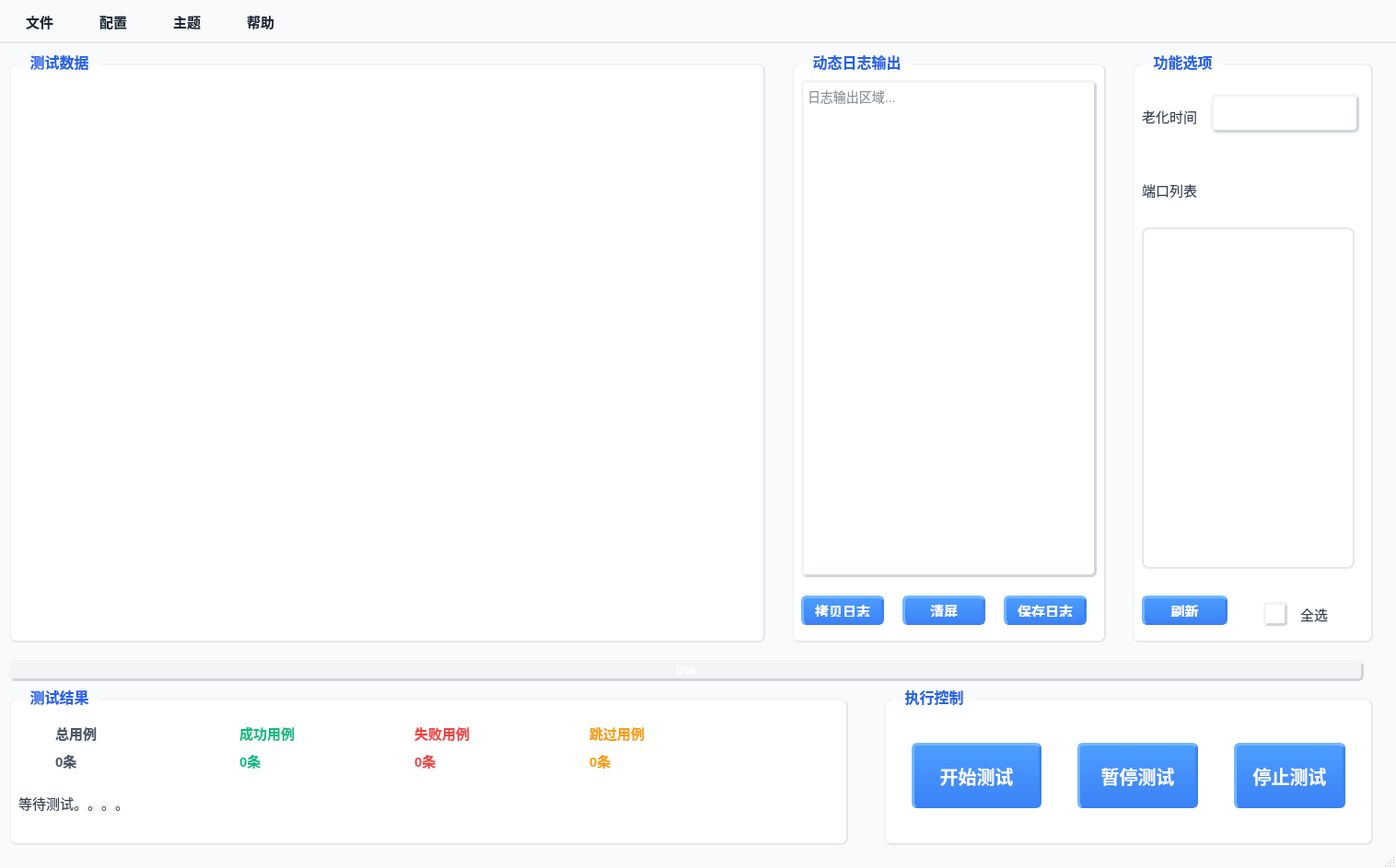
<?xml version="1.0" encoding="UTF-8"?>
<ui version="4.0">
 <class>main_window</class>
 <widget class="QMainWindow" name="main_window">
  <property name="geometry">
   <rect>
    <x>0</x>
    <y>0</y>
    <width>1516</width>
    <height>943</height>
   </rect>
  </property>
  <property name="sizePolicy">
   <sizepolicy hsizetype="Fixed" vsizetype="Fixed">
    <horstretch>0</horstretch>
    <verstretch>0</verstretch>
   </sizepolicy>
  </property>
  <property name="windowTitle">
   <string>灵巧手自动化测试界面</string>
  </property>
  <property name="styleSheet">
   <string notr="true">
/* 主窗口基础样式 */
QMainWindow {background-color: #f9fafb;}

/* 分组框样式（保持原有） */
QGroupBox {
    font-size: 16px;
    font-weight: 600;
    color: #1f2937;
    border: 2px solid #e5e7eb;
    border-top-color: #f3f4f6;
    border-left-color: #f3f4f6;
    border-radius: 8px;
    margin-top: 12px;
    background-color: #ffffff;
    padding-top: 8px;
}
QGroupBox::title {
    subcontrol-origin: margin;
    left: 10px;
    padding: 0 10px;
    color: #2563eb;
    font-size: 17px;
    font-weight: 700;
}

/* 按钮样式（保持原有） */
QPushButton {
    background: qlineargradient(x1:0,y1:0,x2:0,y2:1,stop:0 #4d9eff,stop:1 #3b82f6);
    color: white;
    border: 3px solid;
    border-color: #73b6ff #3b82f6 #3b82f6 #73b6ff;
    border-radius: 6px;
    padding: 6px 12px;
    font-size: 15px;
    font-weight: 500;
}
QPushButton:hover {
    background: qlineargradient(x1:0,y1:0,x2:0,y2:1,stop:0 #73b6ff,stop:1 #4d9eff);
    border-color: #99ccff #4d9eff #4d9eff #99ccff;
}
QPushButton:pressed {
    background: qlineargradient(x1:0,y1:0,x2:0,y2:1,stop:0 #2563eb,stop:1 #1e40af);
    border-color: #2563eb #4d9eff #4d9eff #2563eb;
    padding-left: 8px;
    padding-top: 8px;
}
QPushButton#start_test_btn, QPushButton#pause_test_btn, QPushButton#stop_test_btn {
    font-size: 20px;
    font-weight: 600;
}

/* 标签样式（保持原有） */
QLabel {
    font-size: 15px;
    color: #374151;
}
QLabel#total_case_label, QLabel#total_case_value {color: #4b5563; font-weight: 600;}
QLabel#success_case_label, QLabel#success_case_value {color: #10b981; font-weight: 600;}
QLabel#fail_case_label, QLabel#fail_case_value {color: #ef4444; font-weight: 600;}
QLabel#skip_case_label, QLabel#skip_case_value {color: #f59e0b; font-weight: 600;}

/* 下拉框样式（保持原有） */
QComboBox {
    border: 3px solid;
    border-color: #f3f4f6 #d1d5db #d1d5db #f3f4f6;
    border-radius: 6px;
    padding: 4px 8px;
    background-color: white;
    min-height: 28px;
    font-size: 15px;
}
QComboBox::drop-down {border: none;}
QComboBox::down-arrow {width: 14px; height: 14px;}
QComboBox QAbstractItemView {
    border: 3px solid #3b82f6;
    border-color: #73b6ff #3b82f6 #3b82f6 #73b6ff;
    border-radius: 6px;
    background-color: white;
    selection-background-color: #e6f2ff;
    selection-color: #2563eb;
    font-size: 15px;
}

/* 复选框样式（优化：匹配整体风格+解决贴边） */
QCheckBox {
    font-size: 15px;
    color: #374151;
    padding: 8px 12px;
    margin: 4px 0;
    border-radius: 6px;
}
QCheckBox::indicator {
    width: 20px;
    height: 20px;
    border: 3px solid;
    border-color: #f3f4f6 #d1d5db #d1d5db #f3f4f6;
    border-radius: 4px;
    background-color: white;
    margin-right: 8px;
}
QCheckBox::indicator:checked {background-color: #3b82f6;}
QCheckBox::indicator:hover {
    border-color: #d1d5db #9ca3af #9ca3af #d1d5db;
}
/* 端口列表复选框特殊样式 */
QCheckBox#port_checkbox {
    background-color: #ffffff;
    border: 1px solid #e5e7eb;
}
QCheckBox#port_checkbox:hover {
    background-color: #f9fafb;
    border-color: #d1d5db;
}

/* 表格样式（保持原有） */
QTableWidget {
    border: 3px solid;
    border-color: #f3f4f6 #d1d5db #d1d5db #f3f4f6;
    border-radius: 6px;
    background-color: white;
    gridline-color: #e5e7eb;
    font-size: 15px;
    stretch: 1;
}
QTableWidget::item {padding: 20px;}
QTableWidget::item:selected {
    background-color: #e6f2ff;
    color: #2563eb;
}
QHeaderView::section {
    background: qlineargradient(x1:0,y1:0,x2:0,y2:1,stop:0 #f3f4f6,stop:1 #e5e7eb);
    border: none;
    border-bottom: 2px solid #d1d5db;
    padding: 8px;
    font-weight: 600;
    color: #2563eb;
    border-radius: 4px;
    font-size: 15px;
}

/* 日志框样式（保持原有） */
QTextEdit#log_text_edit {
    border: 3px solid;
    border-color: #f3f4f6 #d1d5db #d1d5db #f3f4f6;
    border-radius: 6px;
    background-color: #ffffff;
    font-family: &quot;Consolas&quot;, &quot;Monaco&quot;, monospace;
    font-size: 14px;
    color: #1f2937;
}

/* 进度条样式（保持原有） */
QProgressBar {
    border: 3px solid;
    border-color: #f3f4f6 #d1d5db #d1d5db #f3f4f6;
    border-radius: 6px;
    text-align: center;
    background-color: #f3f4f6;
    font-size: 15px;
    color: #ffffff;
    font-weight: 600;
}
QProgressBar::chunk {
    background: qlineargradient(x1:0,y1:0,x2:1,y2:0,stop:0 #4d9eff,stop:1 #3b82f6);
    border-radius: 4px;
    border: 1px solid #3b82f6;
}

/* ========== 重点优化：菜单栏样式 ========== */
QMenuBar {
    background-color: #f9fafb;
    border-bottom: 2px solid #e5e7eb;
    font-size: 15px;
    font-weight: 500;
    color: #1f2937;
}
QMenuBar::item {
    padding: 8px 18px;
    margin: 2px;
    border-radius: 6px;
    color: #1f2937;
    background-color: transparent;
    border: 2px solid transparent;
}
QMenuBar::item:selected {
    background: qlineargradient(x1:0,y1:0,x2:0,y2:1,stop:0 #4d9eff,stop:1 #3b82f6);
    color: white;
    border-color: #73b6ff #3b82f6 #3b82f6 #73b6ff;
}
QMenu {
    background-color: #ffffff;
    border: 2px solid #e5e7eb;
    border-radius: 8px;
    padding: 8px 0;
    font-size: 15px;
    color: #1f2937;
}
QMenu::item {
    padding: 8px 28px;
    margin: 0 4px;
    border-radius: 6px;
    color: #1f2937;
    border: 2px solid transparent;
}
QMenu::item:selected {
    background: qlineargradient(x1:0,y1:0,x2:0,y2:1,stop:0 #4d9eff,stop:1 #3b82f6);
    color: white;
    border-color: #73b6ff #3b82f6 #3b82f6 #73b6ff;
}
QMenu::separator {
    height: 2px;
    background-color: #e5e7eb;
    margin: 6px 10px;
}

/* ========== 端口列表滚动区域样式 ========== */
QScrollArea#port_scroll_area {
    border: none;
    background-color: transparent;
}
QScrollArea#port_scroll_area QWidget#scroll_content_widget {
    border: 2px solid #e5e7eb;
    border-radius: 8px;
    background-color: #ffffff;
    padding: 10px;
}
QScrollBar:vertical {
    width: 8px;
    background-color: #f3f4f6;
    border-radius: 4px;
    margin: 0 2px;
}
QScrollBar::handle:vertical {
    background-color: #d1d5db;
    border-radius: 4px;
    min-height: 30px;
}
QScrollBar::handle:vertical:hover {
    background-color: #9ca3af;
}
QScrollBar::add-line:vertical, QScrollBar::sub-line:vertical {
    height: 0;
}
   </string>
  </property>
  <widget class="QWidget" name="central_widget">
   <widget class="QGroupBox" name="test_data_group">
    <property name="geometry">
     <rect>
      <x>10</x>
      <y>10</y>
      <width>821</width>
      <height>641</height>
     </rect>
    </property>
    <property name="title">
     <string>测试数据</string>
    </property>
   </widget>
   <widget class="QGroupBox" name="log_output_group">
    <property name="geometry">
     <rect>
      <x>860</x>
      <y>10</y>
      <width>341</width>
      <height>641</height>
     </rect>
    </property>
    <property name="title">
     <string>动态日志输出</string>
    </property>
    <widget class="QTextEdit" name="log_text_edit">
     <property name="geometry">
      <rect>
       <x>10</x>
       <y>30</y>
       <width>321</width>
       <height>540</height>
      </rect>
     </property>
     <property name="readOnly">
      <bool>true</bool>
     </property>
     <property name="placeholderText">
      <string>日志输出区域...</string>
     </property>
    </widget>
    <widget class="QPushButton" name="log_copy_btn">
     <property name="geometry">
      <rect>
       <x>10</x>
       <y>590</y>
       <width>90</width>
       <height>32</height>
      </rect>
     </property>
     <property name="text">
      <string>拷贝日志</string>
     </property>
    </widget>
    <widget class="QPushButton" name="log_clear_btn">
     <property name="geometry">
      <rect>
       <x>120</x>
       <y>590</y>
       <width>90</width>
       <height>32</height>
      </rect>
     </property>
     <property name="text">
      <string>清屏</string>
     </property>
    </widget>
    <widget class="QPushButton" name="log_save_btn">
     <property name="geometry">
      <rect>
       <x>230</x>
       <y>590</y>
       <width>90</width>
       <height>32</height>
      </rect>
     </property>
     <property name="text">
      <string>保存日志</string>
     </property>
    </widget>
   </widget>
   <widget class="QGroupBox" name="function_option_group">
    <property name="geometry">
     <rect>
      <x>1230</x>
      <y>10</y>
      <width>261</width>
      <height>641</height>
     </rect>
    </property>
    <property name="title">
     <string>功能选项</string>
    </property>
    <widget class="QLabel" name="aging_time_label">
     <property name="geometry">
      <rect>
       <x>10</x>
       <y>60</y>
       <width>69</width>
       <height>19</height>
      </rect>
     </property>
     <property name="text">
      <string>老化时间</string>
     </property>
    </widget>
    <widget class="QComboBox" name="aging_time_combo">
     <property name="geometry">
      <rect>
       <x>85</x>
       <y>45</y>
       <width>161</width>
       <height>42</height>
      </rect>
     </property>
    </widget>
    <widget class="QLabel" name="port_list_label">
     <property name="geometry">
      <rect>
       <x>10</x>
       <y>140</y>
       <width>69</width>
       <height>19</height>
      </rect>
     </property>
     <property name="text">
      <string>端口列表</string>
     </property>
    </widget>
    <widget class="QPushButton" name="refresh_btn">
     <property name="geometry">
      <rect>
       <x>10</x>
       <y>590</y>
       <width>93</width>
       <height>32</height>
      </rect>
     </property>
     <property name="text">
      <string>刷新</string>
     </property>
    </widget>
    <widget class="QCheckBox" name="select_all_check">
     <property name="geometry">
      <rect>
       <x>130</x>
       <y>590</y>
       <width>98</width>
       <height>41</height>
      </rect>
     </property>
     <property name="text">
      <string>全选</string>
     </property>
    </widget>
    <widget class="QScrollArea" name="port_scroll_area">
     <property name="geometry">
      <rect>
       <x>10</x>
       <y>190</y>
       <width>231</width>
       <height>371</height>
      </rect>
     </property>
     <property name="widgetResizable">
      <bool>true</bool>
     </property>
     <widget class="QWidget" name="scroll_content_widget">
      <property name="geometry">
       <rect>
        <x>0</x>
        <y>0</y>
        <width>231</width>
        <height>371</height>
       </rect>
      </property>
      <layout class="QVBoxLayout" name="port_list_Layout">
       <property name="spacing">
        <number>8</number>
       </property>
      </layout>
     </widget>
    </widget>
   </widget>
   <widget class="QProgressBar" name="test_progress_bar">
    <property name="geometry">
     <rect>
      <x>10</x>
      <y>670</y>
      <width>1471</width>
      <height>23</height>
     </rect>
    </property>
    <property name="value">
     <number>0</number>
    </property>
   </widget>
   <widget class="QGroupBox" name="test_result_group">
    <property name="geometry">
     <rect>
      <x>10</x>
      <y>700</y>
      <width>911</width>
      <height>171</height>
     </rect>
    </property>
    <property name="title">
     <string>测试结果</string>
    </property>
    <widget class="QLabel" name="total_case_label">
     <property name="geometry">
      <rect>
       <x>50</x>
       <y>40</y>
       <width>69</width>
       <height>19</height>
      </rect>
     </property>
     <property name="text">
      <string>总用例</string>
     </property>
    </widget>
    <widget class="QLabel" name="total_case_value">
     <property name="geometry">
      <rect>
       <x>50</x>
       <y>70</y>
       <width>69</width>
       <height>19</height>
      </rect>
     </property>
     <property name="text">
      <string>0条</string>
     </property>
    </widget>
    <widget class="QLabel" name="success_case_label">
     <property name="geometry">
      <rect>
       <x>250</x>
       <y>40</y>
       <width>69</width>
       <height>19</height>
      </rect>
     </property>
     <property name="text">
      <string>成功用例</string>
     </property>
    </widget>
    <widget class="QLabel" name="success_case_value">
     <property name="geometry">
      <rect>
       <x>250</x>
       <y>70</y>
       <width>69</width>
       <height>19</height>
      </rect>
     </property>
     <property name="text">
      <string>0条</string>
     </property>
    </widget>
    <widget class="QLabel" name="fail_case_label">
     <property name="geometry">
      <rect>
       <x>440</x>
       <y>40</y>
       <width>69</width>
       <height>19</height>
      </rect>
     </property>
     <property name="text">
      <string>失败用例</string>
     </property>
    </widget>
    <widget class="QLabel" name="fail_case_value">
     <property name="geometry">
      <rect>
       <x>440</x>
       <y>70</y>
       <width>69</width>
       <height>19</height>
      </rect>
     </property>
     <property name="text">
      <string>0条</string>
     </property>
    </widget>
    <widget class="QLabel" name="skip_case_label">
     <property name="geometry">
      <rect>
       <x>630</x>
       <y>40</y>
       <width>69</width>
       <height>19</height>
      </rect>
     </property>
     <property name="text">
      <string>跳过用例</string>
     </property>
    </widget>
    <widget class="QLabel" name="skip_case_value">
     <property name="geometry">
      <rect>
       <x>630</x>
       <y>70</y>
       <width>69</width>
       <height>19</height>
      </rect>
     </property>
     <property name="text">
      <string>0条</string>
     </property>
    </widget>
    <widget class="QLabel" name="test_status_label">
     <property name="geometry">
      <rect>
       <x>10</x>
       <y>110</y>
       <width>781</width>
       <height>31</height>
      </rect>
     </property>
     <property name="text">
      <string>等待测试。。。。</string>
     </property>
    </widget>
   </widget>
   <widget class="QGroupBox" name="execute_control_group">
    <property name="geometry">
     <rect>
      <x>960</x>
      <y>700</y>
      <width>531</width>
      <height>171</height>
     </rect>
    </property>
    <property name="title">
     <string>执行控制</string>
    </property>
    <widget class="QPushButton" name="start_test_btn">
     <property name="geometry">
      <rect>
       <x>30</x>
       <y>60</y>
       <width>141</width>
       <height>71</height>
      </rect>
     </property>
     <property name="text">
      <string>开始测试</string>
     </property>
    </widget>
    <widget class="QPushButton" name="pause_test_btn">
     <property name="geometry">
      <rect>
       <x>210</x>
       <y>60</y>
       <width>131</width>
       <height>71</height>
      </rect>
     </property>
     <property name="text">
      <string>暂停测试</string>
     </property>
    </widget>
    <widget class="QPushButton" name="stop_test_btn">
     <property name="geometry">
      <rect>
       <x>380</x>
       <y>60</y>
       <width>121</width>
       <height>71</height>
      </rect>
     </property>
     <property name="text">
      <string>停止测试</string>
     </property>
    </widget>
   </widget>
  </widget>
  <widget class="QMenuBar" name="menu_bar">
   <property name="geometry">
    <rect>
     <x>0</x>
     <y>0</y>
     <width>1516</width>
     <height>44</height>
    </rect>
   </property>
   <property name="nativeMenuBar">
    <bool>false</bool>
   </property>
   <widget class="QMenu" name="menu_file">
    <property name="title">
     <string>文件</string>
    </property>
    <addaction name="action_loadScript"/>
    <addaction name="separator"/>
    <addaction name="action_exportReport"/>
    <addaction name="separator"/>
    <addaction name="action_exit"/>
   </widget>
   <widget class="QMenu" name="menu_config">
    <property name="title">
     <string>配置</string>
    </property>
    <addaction name="action_viewConfigFile"/>
    <addaction name="separator"/>
    <addaction name="action_editConfigFile"/>
   </widget>
   <widget class="QMenu" name="menu_theme">
    <property name="title">
     <string>主题</string>
    </property>
    <addaction name="action_blackTheme"/>
    <addaction name="separator"/>
    <addaction name="action_greenTheme"/>
    <addaction name="separator"/>
    <addaction name="action_defaultTheme"/>
   </widget>
   <widget class="QMenu" name="menu_help">
    <property name="title">
     <string>帮助</string>
    </property>
    <addaction name="action_about"/>
   </widget>
   <addaction name="menu_file"/>
   <addaction name="menu_config"/>
   <addaction name="menu_theme"/>
   <addaction name="menu_help"/>
  </widget>
  <widget class="QStatusBar" name="status_bar"/>
  <action name="action_loadScript">
   <property name="text">
    <string>加载脚本</string>
   </property>
  </action>
  <action name="action_exportReport">
   <property name="text">
    <string>输出报告</string>
   </property>
  </action>
  <action name="action_exit">
   <property name="text">
    <string>退出</string>
   </property>
  </action>
  <action name="action_viewConfigFile">
   <property name="text">
    <string>查看配置文件</string>
   </property>
  </action>
  <action name="action_editConfigFile">
   <property name="text">
    <string>修改配置文件</string>
   </property>
  </action>
  <action name="action_blackTheme">
   <property name="text">
    <string>黑色主题</string>
   </property>
  </action>
  <action name="action_greenTheme">
   <property name="text">
    <string>绿色主题</string>
   </property>
  </action>
  <action name="action_defaultTheme">
   <property name="text">
    <string>默认主题</string>
   </property>
  </action>
  <action name="action_about">
   <property name="text">
    <string>关于</string>
   </property>
  </action>
 </widget>
 <resources/>
 <connections/>
</ui>
